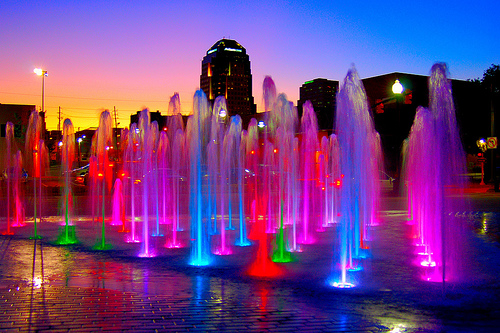
%> input picture assets/colorful_water.jpg, 500 x 333 px, given in place of lenna.png, which was not available
$ octave --eval "task1_6;"   (GNU Octave 9; MATLAB toolbox functions it lacks are replaced by stand-ins)
%> lines starting %> are read from the running program, lines starting %| are printed output that depends on the picture; in (x1, y1, x2, y2) boxes, pixels count from 0 and x2, y2 are one past the last pixel; in counts of white or black regions, pixels touching at a corner belong together; the program's own positions count from 1; pictures that were not available may be replaced by others from this repository, and a replacement may not be noted
% 1.6. Limiariza玢o aplicada sobre Y, com limiar m e duas op珲es: a) m
% escolhido pelo usu醨io; b) m = m閐ia de valores da banda Y;
function task1_6()
    assetsDir = ['..' filesep 'assets' filesep];
    filePath = strcat(assetsDir, 'lenna.png');
    originalImage = imread(filePath);
%> originalImage is the input picture: size 333x500x3 uint8; mean R, G, B 114.3, 62.9, 129.4

    FIXED_M = 0.2;
    yiqImage = rgb2ntsc(originalImage);
%> yiqImage: size 333x500x3 double; mean of channels 1, 2, 3 0.337, 0.0361, 0.124
    grayScaleImage = yiqImage(:,:,1);
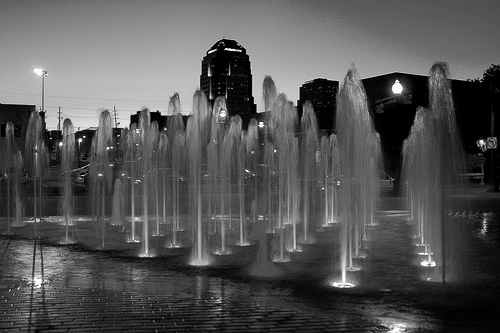
%> grayScaleImage: size 333x500 double; min 0, max 1, mean 0.337

    % Segmented Y channel with fixed M
    fixedMOutput = binarySegmention(grayScaleImage, FIXED_M);
%> in binarySegmention, `output = (input > m);`:
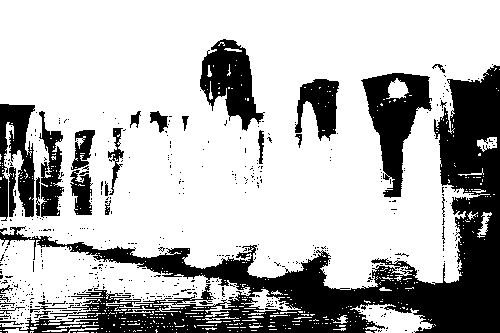
%> output: size 333x500 logical; 72.2% white; 504 black regions (472 under 20 px), largest, box (x1, y1, x2, y2) and area: (0, 65, 500, 333) 29550, (361, 73, 432, 198) 4039, (200, 39, 265, 131) 3055
    fixedMImage = yiqImage;
    fixedMImage(:,:,1) = fixedMOutput;
%> fixedMImage: size 333x500x3 double; mean of channels 1, 2, 3 0.722, 0.0361, 0.124
    fixedMBack2RGB = ntsc2rgb(fixedMImage);
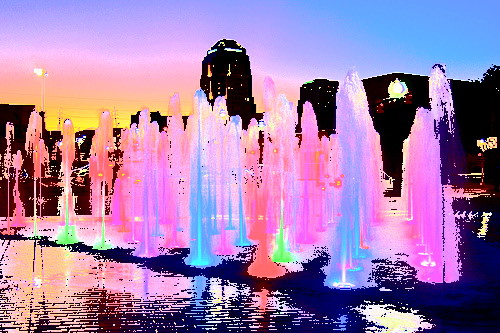
%> fixedMBack2RGB: size 333x500x3 double; mean R, G, B 0.639, 0.491, 0.675

    % Segmented Y channel with M = mean(Y)
    meanM = mean(grayScaleImage(:));
%> meanM = 0.337
    meanMOutput = binarySegmention(grayScaleImage, meanM);
%> call 2 of binarySegmention, with m = 0.337
%> in binarySegmention (call 2), `output = (input > m);`:
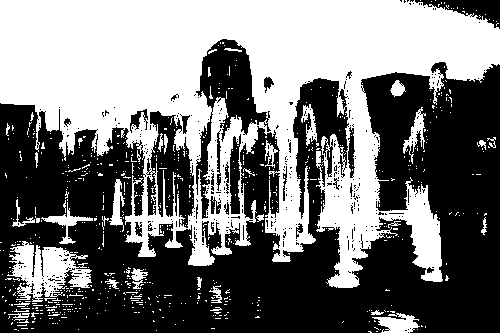
%> output: size 333x500 logical; 46.3% white; 702 white regions (665 under 20 px), largest, box (x1, y1, x2, y2) and area: (0, 0, 500, 288) 68900, (7, 241, 92, 302) 2692, (372, 313, 420, 333) 572
    meanMImage = yiqImage;
    meanMImage(:,:,1) = meanMOutput;
%> meanMImage: size 333x500x3 double; mean of channels 1, 2, 3 0.463, 0.0361, 0.124
    meanMBack2RGB = ntsc2rgb(meanMImage);
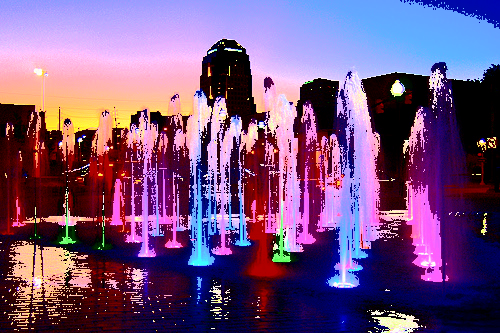
%> meanMBack2RGB: size 333x500x3 double; mean R, G, B 0.463, 0.321, 0.498

    % Ploting
    fig=figure();
    subplot(1,3,1), imshow(originalImage), title('Original image')
    subplot(1,3,2), imshow(fixedMOutput), title(strcat('Segmented Y with Fixed M = ',num2str(FIXED_M)))
    subplot(1,3,3), imshow(fixedMBack2RGB), title('Back to RGB')

    fig2=figure();
    subplot(1,3,1), imshow(originalImage), title('Original image')
    subplot(1,3,2), imshow(meanMOutput), title(strcat('Segmented Y with M = mean(Y) = ',num2str(meanM)))
    subplot(1,3,3), imshow(meanMBack2RGB), title('Back to RGB')

    saveas(fig,strcat('output',filesep,mfilename,'_1.png'));
    saveas(fig2,strcat('output',filesep,mfilename,'_2.png'));
end

function output = binarySegmention(input, m)
    output = (input > m);
end
